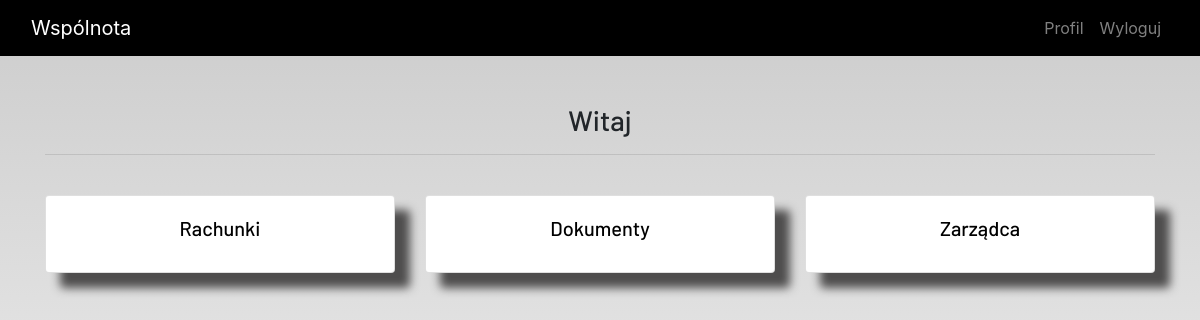
The app's page /home/ (signed in), older data.
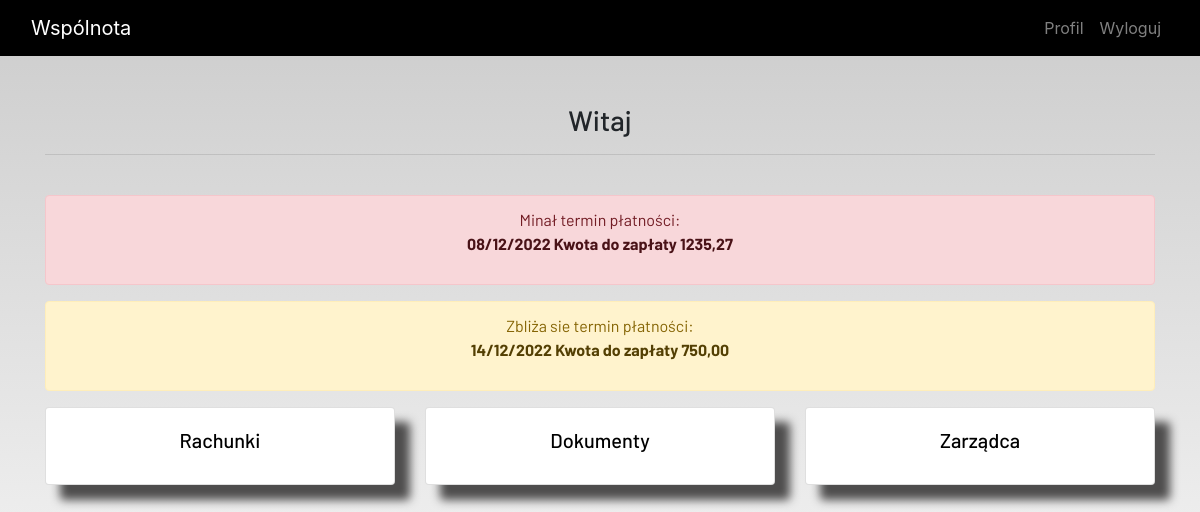
The same page, newer data.
### ideas/models.py (models this page shows, shortened)
class Billing(models.Model):
    admin = models.ForeignKey(User, on_delete=models.CASCADE, null=True, blank=True)
    id = models.AutoField(primary_key = True)
    owner = models.ForeignKey(Local, on_delete=models.CASCADE, null=False, blank=False)
    value = models.DecimalField(("Kwota do zapłaty"), max_digits=100, decimal_places=2)
    status = models.BooleanField(("Czy zapłacone?"))
    start_billing = models.DateField(("Początek okresu rozliczeniowego"), null=False, blank=False)
    end_billing = models.DateField(("Koniec okresu rozliczeniowego"), null=False, blank=False)
    payment_date = models.DateField(("Termin płatności"), null=True, blank=True)

### ideas/views.py (the view)
# urls.py: path('home/', views.home, name='home'),
def home(request):
    logged = whoLogged(request)
    billing_deadline = []
    unpaid = []
    if logged == 'resident':
        billing = billing_list(request, False)
        billing_deadline = deadlineAproaching(request, billing)
        unpaid = unpaidBill(request, billing)
    context = {
        'logged': logged,
        'billing_deadline': billing_deadline,
        'unpaid': unpaid,
    }
    return render(request, 'registration/home.html', context)

### ideas/functions/billing_function.py (called while the page is built)
def billing_list(request, status):
    local = Local.objects.get(owner=request.user)
    billing = Billing.objects.filter(owner=local.id).filter(status=status)
    return billing

def deadlineAproaching(request, billing):
    billing_deadline = []
    for bill in billing:
        if deltaTime(bill.payment_date) < 5 and deltaTime(bill.payment_date) >= 0:
            billing_deadline.append(bill)
    return billing_deadline

def unpaidBill(request, billing):
    unpaid = []
    for bill in billing:
        if deltaTime(bill.payment_date) < 0:
            unpaid.append(bill)
    return unpaid

### ideas/functions/notification.py (called while the page is built)
def deltaTime(date):
    now = datetime.date.today()
    delta = date - now
    return delta.days

### ideas/functions/user_function.py (called while the page is built)
def whoLogged(request):
    locals = Local.objects.all()
    logged = 'nobody'
    for local in locals:
        if local.admin == request.user:
            logged = 'admin'
            break
        elif local.owner == request.user:
            logged = 'resident'
            break
    return logged

### ideas/templates/registration/home.html (shortened to what this page needs)
{% extends 'registration/main.html' %}
{% load static %}
{% block content %}
<section class="container text-center">
  <h3>Witaj</h3>
    <hr> <br>
    {% if logged == 'admin' %}
        <div class="row">
    <div class="col-md-3">
      <a href="{% url 'resident' %}">
        <div class="card">
            <div class="card-body">
            <h5 class="card-title ">
              Mieszkańcy
            </h5>
          </div>
        </div>
      </a>
    </div>
    <div class="col-md-3">
      <a href="{% url 'local' %}">
        <div class="card">
            <div class="card-body">
            <h5 class="card-title ">
              Lokale
            </h5>
          </div>
        </div>
      </a>
    </div>
    <div class="col-md-3">
      <a href="{% url 'billing' %}">
        <div class="card">
            <div class="card-body">
            <h5 class="card-title ">
              Rachunki
            </h5>
          </div>
        </div>
      </a>
    </div>
    <div class="col-md-3">
      <a href="{% url 'documents' %}">
        <div class="card">
            <div class="card-body">
            <h5 class="card-title ">
              Dokumenty
            </h5>
          </div>
        </div>
      </a>
    </div>
  </div>
  </div>
  {% elif logged == 'resident' %}
        {% for bill in  unpaid %}
            <div class="alert alert-danger" role="alert">
                Minał termin płatności:
                <p style="text-align: center"><a href="{% url 'billing_detail' bill.id%}" class="alert-link">{{ bill.payment_date | date:"d/m/Y" }}    Kwota do zapłaty  {{ bill.value }}</a></p>
            </div>
        {% endfor %}
        {% for bill in  billing_deadline %}
            <div class="alert alert-warning" role="alert">
                Zbliża sie termin płatności:
                <p style="text-align: center"><a href="{% url 'billing_detail' bill.id%}" class="alert-link">{{ bill.payment_date | date:"d/m/Y" }}    Kwota do zapłaty  {{ bill.value }}</a></p>
            </div>
        {% endfor %}
  <div class="row">
    <div class="col">
      <a href="{% url 'resident_billing' %}">
        <div class="card">
            <div class="card-body">
            <h5 class="card-title ">
              Rachunki
            </h5>
          </div>
        </div>
      </a>
    </div>
    <div class="col">
      <a href="{% url 'documents' %}">
        <div class="card">
            <div class="card-body">
            <h5 class="card-title ">
              Dokumenty
            </h5>
          </div>
        </div>
      </a>
    </div>
      <div class="col">
          <a href='{% url 'admin_detail' %}'>
            <div class="card">
                <div class="card-body">
                <h5 class="card-title ">
                  Zarządca
                </h5>
              </div>
            </div>
          </a>
        </div>
  </div>
  {% endif %}
</section>
{% endblock content %}

Row changes from the older to the newer data that the page shows:
added Billing: payment_date "08/12/2022", value "1235,27", shown under "Witaj"
added Billing: payment_date "14/12/2022", value "750,00"
